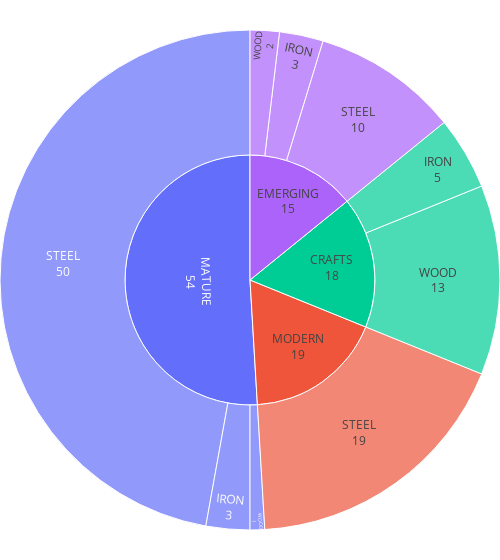

Notebook code for this chart:
### Code cell
fig = px.sunburst(
    bridges,
    path=['ERECTED','MATERIAL']
)
fig.update_traces(
    textinfo='label+value',
    rotation=90
    )
fig.update_layout(
    margin=dict(
        l=0,
        r=0,
        t=0,
        b=0
    ),
    width=500
)
fig.show()

### Figure 1 — Plotly figure (JSON) as saved in the notebook; plotly's stock layout.template omitted (floating-point values rounded to 4 significant figures)
{"data": [{"branchvalues": "total", "domain": {"x": [0, 1], "y": [0, 1]}, "hovertemplate": "labels=%{label}<br>count=%{value}<br>parent=%{parent}<br>id=%{id}<extra></extra>", "ids": ["CRAFTS/IRON", "EMERGING/IRON", "MATURE/IRON", "EMERGING/STEEL", "MATURE/STEEL", "MODERN/STEEL", "CRAFTS/WOOD", "EMERGING/WOOD", "MATURE/WOOD", "CRAFTS", "EMERGING", "MATURE", "MODERN"], "labels": ["IRON", "IRON", "IRON", "STEEL", "STEEL", "STEEL", "WOOD", "WOOD", "WOOD", "CRAFTS", "EMERGING", "MATURE", "MODERN"], "name": "", "parents": ["CRAFTS", "EMERGING", "MATURE", "EMERGING", "MATURE", "MODERN", "CRAFTS", "EMERGING", "MATURE", "", "", "", ""], "rotation": 90, "textinfo": "label+value", "type": "sunburst", "values": [5, 3, 3, 10, 50, 19, 13, 2, 1, 18, 15, 54, 19]}], "layout": {"legend": {"tracegroupgap": 0}, "margin": {"b": 0, "l": 0, "r": 0, "t": 0}, "width": 500}}
